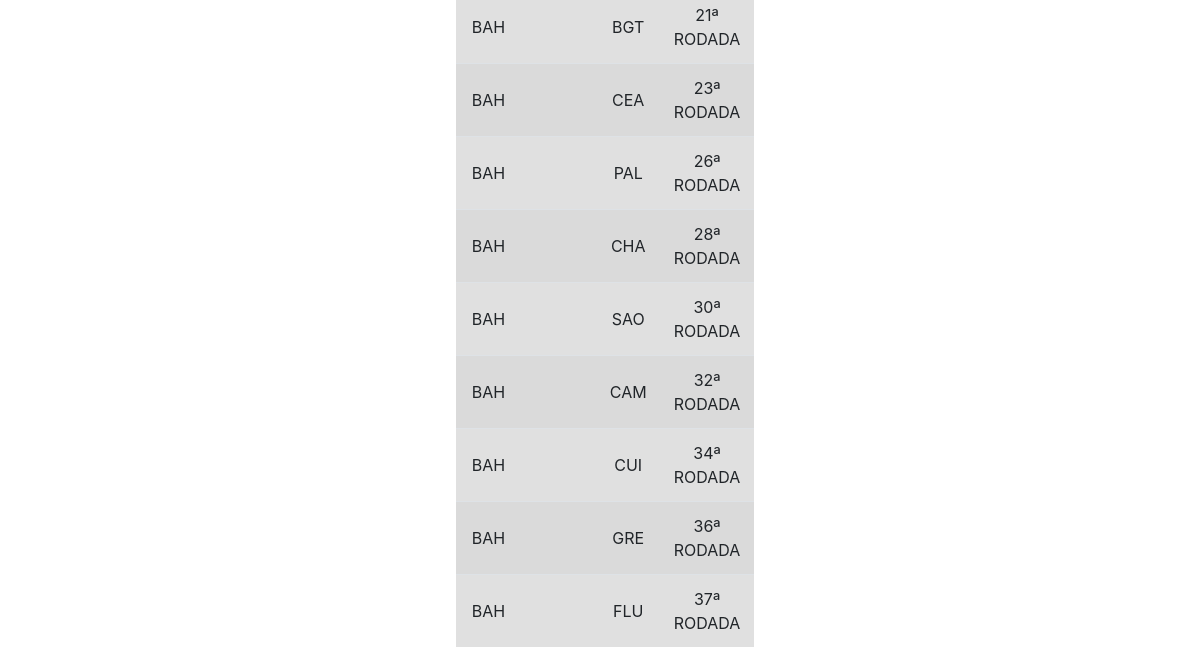
/estatisticas/BAH (lower part), run on an earlier commit of the app's database.
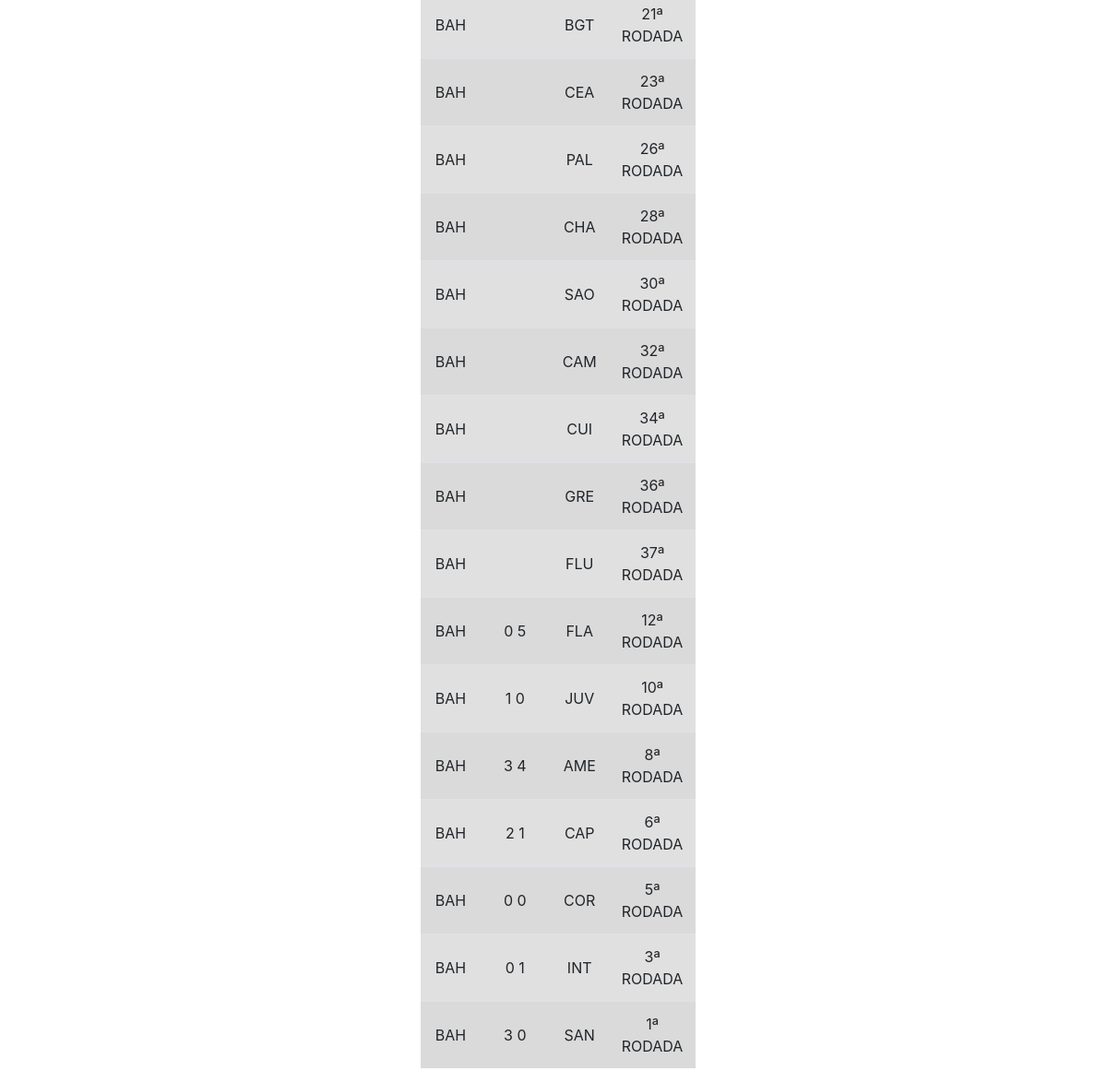
And on a later commit of the database.
### app/models.py (models this page shows)
class jogos(models.Model):
    timeA  = models.CharField('timeA',max_length=10)
    timeB = models.CharField('timeB',max_length=10)
    placar = models.CharField('placar',max_length=10)
    rodada = models.CharField('rodada',max_length=20)
    Serie = models.CharField('serie',max_length=5)

### app/views.py (the view)
# urls.py: path('estatisticas/<str:sigla>',estatisticas,name="estatisticas"),
def estatisticas(request,sigla):
    timea = jogos.objects.filter(timeA = sigla).exclude(timeB = sigla).order_by()
    context = {
        'timea':timea,
    }
    return render(request,'estatisticas.html',context)

### app/templates/estatisticas.html (shortened to what this page needs)
<!DOCTYPE html>
{% load static %}
<html lang="pt-br">
<head>
    <link rel="stylesheet" href="https://maxcdn.bootstrapcdn.com/bootstrap/4.0.0/css/bootstrap.min.css">
    <link href="{% static 'css/style.css' %}" rel="stylesheet">
</head>
<body>
    <div id="table-center">
        <table class="table table-striped">
            <tbody>
                {% for time in timea%}
                <tr class="table-active">
                  <td>{{time.timeA }}</td>
                  <td>{{time.placar }}</td>
                  <td>{{time.timeB }}</td>
                  <td>{{time.rodada}}</td>
                </tr>
              {% endfor%}
            </tbody>
          </table>
    </div>
</body>
</html>

What changed in the data, as far as the page shows it:
added jogos: timeA "BAH", placar "0 5", timeB "FLA", rodada "12ª RODADA"
added jogos: timeA "BAH", placar "1 0", timeB "JUV", rodada "10ª RODADA"
added jogos: timeA "BAH", placar "3 4", timeB "AME", rodada "8ª RODADA"
added jogos: timeA "BAH", placar "2 1", timeB "CAP", rodada "6ª RODADA"
added jogos: timeA "BAH", placar "0 0", timeB "COR", rodada "5ª RODADA"
added jogos: timeA "BAH", placar "0 1", timeB "INT", rodada "3ª RODADA"
added jogos: timeA "BAH", placar "3 0", timeB "SAN", rodada "1ª RODADA"
